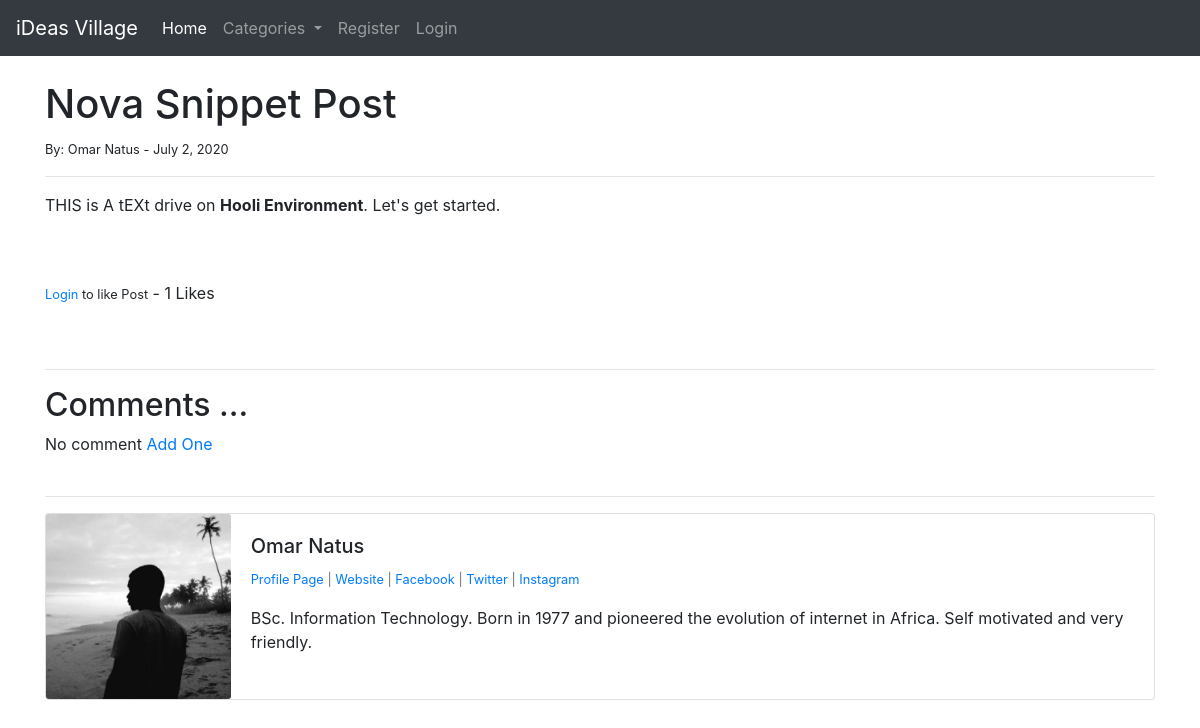
The page /article/18 on the database its author committed.
### blog/models.py (models this page shows, shortened)
class Post(models.Model):
    title = models.CharField(max_length=255)
    header_image = models.ImageField(null=True, blank=True, upload_to='img/')
    title_tag = models.CharField(max_length=255)
    author = models.ForeignKey(User, on_delete=models.CASCADE)
    body = RichTextField(blank=True, null=True)
    post_date = models.DateField(auto_now_add=True)
    category = models.CharField(max_length=255, default='coding')
    snippet = models.CharField(max_length=255)
    likes = models.ManyToManyField(User, related_name='blog_posts')
    def total_likes(self):
        return self.likes.count()

class Profile(models.Model):
    user = models.OneToOneField(User, null=True, on_delete=models.CASCADE)
    bio = models.TextField()
    profile_pic = models.ImageField(null=True, blank=True, upload_to='img/profile/')
    website_url = models.URLField(max_length=255, null=True, blank=True)
    facebook_url = models.URLField(max_length=255, null=True, blank=True)
    twitter_url = models.URLField(max_length=255, null=True, blank=True)
    instagram_url = models.URLField(max_length=255, null=True, blank=True)

### blog/views.py (the view)
# urls.py: path('article/<int:pk>', ArticleDetailView.as_view(), name='article-detail'),
class ArticleDetailView(DetailView):
    model = Post
    template_name = 'article_detail.html'
    def get_context_data(self, *args, **kwargs):
        cat_menu = Category.objects.all()
        context = super(ArticleDetailView, self).get_context_data(*args, **kwargs)
        post = get_object_or_404(Post, id=self.kwargs['pk'])
        total_likes = post.total_likes()
        liked = False
        if post.likes.filter(id=self.request.user.id).exists():
            liked = True
        context['cat_menu'] = cat_menu
        context['total_likes'] = total_likes
        context['liked'] = liked
        return context

### blog/models.py (called while the page is built)
    def __str__(self):
        return self.name

### blog/templates/article_detail.html (shortened to what this page needs)
{% extends 'base.html' %}
{% load static %}
{% block content %}
    <h1>{{ post.title }}</h1>
        <small>By: {{ post.author.first_name }}
            {{ post.author.last_name }} -
            {{ post.post_date }}
        </small>
         <br>
    <hr>
    {{ post.body|safe }}
    <br> <br>
    <form action="{% url 'like-post' post.pk %}" method="POST">
    {% if user.is_authenticated %}
        {% if liked %}
            <button type="submit" class="btn btn-danger btn-sm"
                    name="post_id" value="{{ post.id }}">Unlike</button>
        {% else %}
            <button type="submit" class="btn btn-primary btn-sm"
                    name="post_id" value="{{ post.id }}">Like</button>
        {% endif %}
    {% else %}
        <small><a href="{% url 'login' %}">Login</a> to like Post</small>
    {% endif %}
        - {{ total_likes }} Likes <br><br>
        <br><hr>
        <h2>Comments ...</h2>
        {% if not post.comments.all %}
            No comment <a href="#">Add One</a>
        {% endif %}
        <br>
    </form>
    <br>
    <hr>
     <div class="card mb-3">
        <div class="row no-gutters">
            <div class="col-md-2">
                {% if post.author.profile.profile_pic %}
                    <img src="{{ post.author.profile.profile_pic.url }}" class=card-img alt="...">
                {% else %}
                    <img src="{% static 'blog/img/default_pic.jpg' %}" class=card-img alt="...">
                {% endif %}
            </div>
            <div class="col-md-10">
                <div class="card-body">
                    <h5 class="card-title">{{ post.author.first_name }}
                                            {{ post.author.last_name }}
                    </h5>
                    <p class="small text-muted">
                        <a href="{% url 'show-profile-page' post.author.profile.id %}">Profile Page</a>
                        {% if post.author.profile.website_url %}
                            | <a href="{{ post.author.profile.website_url }}">Website</a>
                        {% endif %}
                        {% if post.author.profile.website_url %}
                            | <a href="{{ post.author.profile.facebook_url }}">Facebook</a>
                        {% endif %}
                        {% if post.author.profile.website_url %}
                            | <a href="{{ post.author.profile.twitter_url }}">Twitter</a>
                        {% endif %}
                        {% if post.author.profile.website_url %}
                            | <a href="{{ post.author.profile.instagram_url }}">Instagram</a>
                        {% endif %}
                    </p>
                    <p class="card-text">
                        {{ post.author.profile.bio }}
                    </p>
                </div>
            </div>
        </div>
    </div>
{% endblock %}

### rows shown on the page
Post: title "Nova Snippet Post", author.first_name "Omar", author.last_name "Natus", post_date "July 2, 2020", body "THIS is A tEXt drive on Hooli Environment . Let's get started.", author.profile.profile_pic (picture), author.profile.bio "BSc. Information Technology. Born in 1977 and pioneered the evolution of internet in Africa. Self motivated and very friendly."

### other values the page prints
{{ total_likes }} "1"
